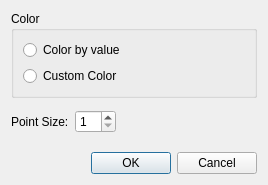
<?xml version="1.0" encoding="UTF-8"?>
<ui version="4.0">
 <class>GeoDataPointGroupColorSettingDialog</class>
 <widget class="QDialog" name="GeoDataPointGroupColorSettingDialog">
  <property name="geometry">
   <rect>
    <x>0</x>
    <y>0</y>
    <width>268</width>
    <height>185</height>
   </rect>
  </property>
  <property name="windowTitle">
   <string>Point Group Display Setting</string>
  </property>
  <layout class="QVBoxLayout" name="verticalLayout_2">
   <item>
    <widget class="QGroupBox" name="colorGroupBox">
     <property name="title">
      <string>Color</string>
     </property>
     <layout class="QVBoxLayout" name="verticalLayout">
      <item>
       <widget class="QRadioButton" name="byValueRadioButton">
        <property name="locale">
         <locale language="English" country="UnitedStates"/>
        </property>
        <property name="text">
         <string>Color by value</string>
        </property>
       </widget>
      </item>
      <item>
       <layout class="QHBoxLayout" name="horizontalLayout">
        <item>
         <widget class="QRadioButton" name="arbitraryRadioButton">
          <property name="text">
           <string>Custom Color</string>
          </property>
         </widget>
        </item>
        <item>
         <widget class="ColorEditWidget" name="colorEditWidget">
          <property name="minimumSize">
           <size>
            <width>50</width>
            <height>0</height>
           </size>
          </property>
         </widget>
        </item>
        <item>
         <spacer name="horizontalSpacer">
          <property name="orientation">
           <enum>Qt::Horizontal</enum>
          </property>
          <property name="sizeHint" stdset="0">
           <size>
            <width>40</width>
            <height>20</height>
           </size>
          </property>
         </spacer>
        </item>
       </layout>
      </item>
     </layout>
    </widget>
   </item>
   <item>
    <widget class="TransparencyWidget" name="transparencyWidget" native="true"/>
   </item>
   <item>
    <layout class="QGridLayout" name="gridLayout">
     <item row="0" column="0">
      <widget class="QLabel" name="pointSizeLabel">
       <property name="text">
        <string>Point Size:</string>
       </property>
      </widget>
     </item>
     <item row="0" column="1">
      <layout class="QHBoxLayout" name="horizontalLayout_2">
       <item>
        <widget class="QSpinBox" name="pointSizeSpinBox">
         <property name="minimum">
          <number>1</number>
         </property>
        </widget>
       </item>
       <item>
        <spacer name="horizontalSpacer_2">
         <property name="orientation">
          <enum>Qt::Horizontal</enum>
         </property>
         <property name="sizeHint" stdset="0">
          <size>
           <width>40</width>
           <height>20</height>
          </size>
         </property>
        </spacer>
       </item>
      </layout>
     </item>
    </layout>
   </item>
   <item>
    <spacer name="verticalSpacer">
     <property name="orientation">
      <enum>Qt::Vertical</enum>
     </property>
     <property name="sizeHint" stdset="0">
      <size>
       <width>20</width>
       <height>0</height>
      </size>
     </property>
    </spacer>
   </item>
   <item>
    <widget class="QDialogButtonBox" name="buttonBox">
     <property name="orientation">
      <enum>Qt::Horizontal</enum>
     </property>
     <property name="standardButtons">
      <set>QDialogButtonBox::Cancel|QDialogButtonBox::Ok</set>
     </property>
    </widget>
   </item>
  </layout>
 </widget>
 <customwidgets>
  <customwidget>
   <class>ColorEditWidget</class>
   <extends>QLabel</extends>
   <header>guibase/widget/coloreditwidget.h</header>
   <container>1</container>
  </customwidget>
  <customwidget>
   <class>TransparencyWidget</class>
   <extends>QWidget</extends>
   <header>guibase/widget/transparencywidget.h</header>
   <container>1</container>
  </customwidget>
 </customwidgets>
 <resources/>
 <connections>
  <connection>
   <sender>buttonBox</sender>
   <signal>accepted()</signal>
   <receiver>GeoDataPointGroupColorSettingDialog</receiver>
   <slot>accept()</slot>
   <hints>
    <hint type="sourcelabel">
     <x>248</x>
     <y>254</y>
    </hint>
    <hint type="destinationlabel">
     <x>157</x>
     <y>274</y>
    </hint>
   </hints>
  </connection>
  <connection>
   <sender>buttonBox</sender>
   <signal>rejected()</signal>
   <receiver>GeoDataPointGroupColorSettingDialog</receiver>
   <slot>reject()</slot>
   <hints>
    <hint type="sourcelabel">
     <x>316</x>
     <y>260</y>
    </hint>
    <hint type="destinationlabel">
     <x>286</x>
     <y>274</y>
    </hint>
   </hints>
  </connection>
 </connections>
</ui>
